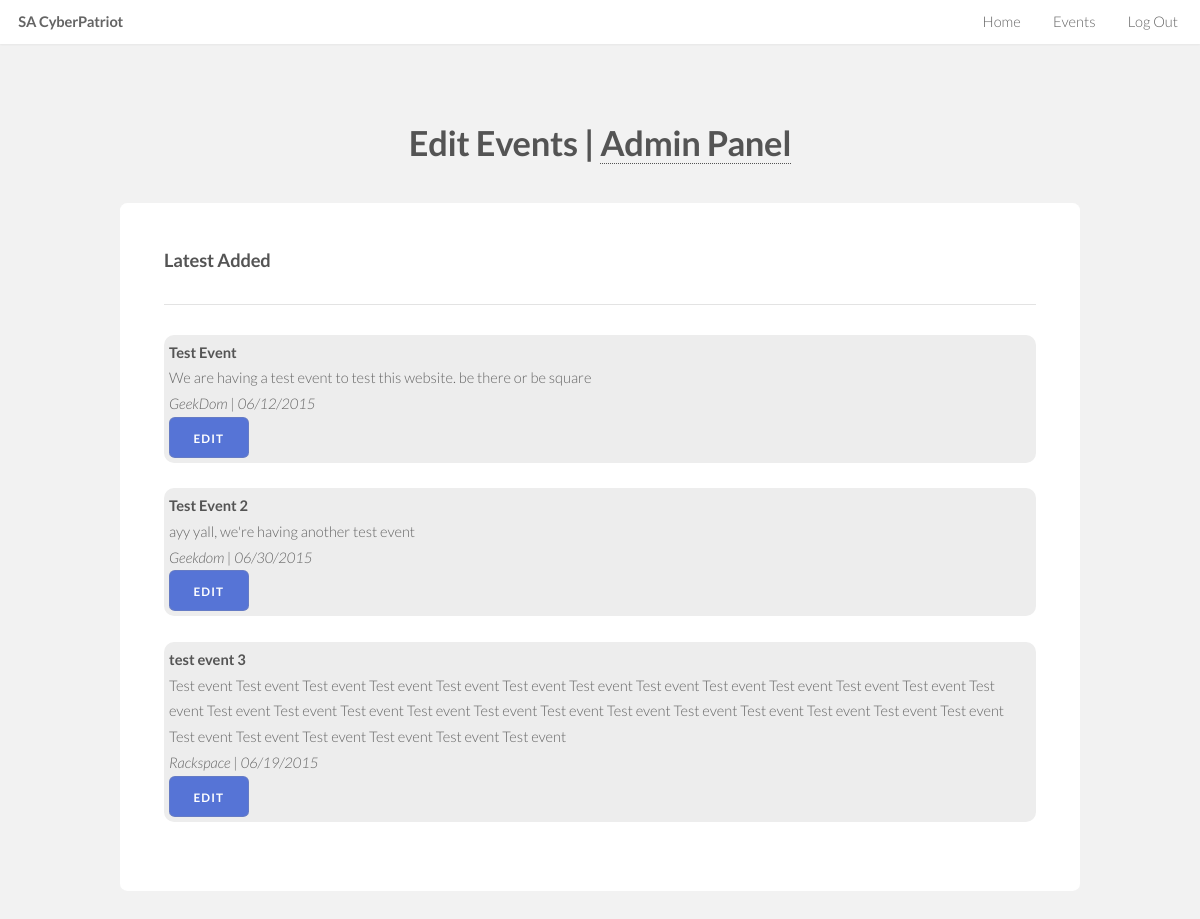
Page /admin/edit_event.php (signed in) on the committed database.
### tables this page shows
CREATE TABLE `events` (
  `event_id` int(255) NOT NULL AUTO_INCREMENT,
  `name` varchar(255) NOT NULL,
  `description` text,
  `location` varchar(255) DEFAULT NULL,
  `date` varchar(255) NOT NULL,
  PRIMARY KEY (`event_id`)
);

### admin/edit_event.php (the view, shortened to what this page needs)
<html>
	<head>
	</head>
	<body>
			<header id="header" class="skel-layers-fixed">
        <h1><a href="index.html">SA CyberPatriot</a></h1>
			<nav id="nav">
				<ul>
					<li><a href="../index.php">Home</a></li>
					<li><a href="../events.php">Events</a></li>
					<li><a href="../login/logout.php">Log Out</a></li>
				</ul>
			</nav>
      </header>
			<section id="main" class="wrapper style1">
				<header class="major">
					<h2>Edit Events | <a href='index.php'>Admin Panel</a></h2>
				</header>
				<div class="container">
						<section id="content">
								<section>
									<h3>Latest Added</h3>
									<hr />
									<?php
									include_once('../includes/database.php');
									$stmt = $mysqli->prepare('SELECT event_id, name, location, date, description FROM events');
                  $stmt->execute();
                  $stmt->bind_result($event_id, $name, $location, $date, $description);
                  $stmt->store_result();
                  while($row = $stmt->fetch()) {
										echo "
											<div class='lesson_edit'>
											<b>$name</b><br>
											$description<br>
                      <i>$location | $date</i>
                      <br>
                      <a href='event_editor.php?id=$event_id' class = 'button special small'>Edit</a>
											</div>
											<br>
										";
              }
									?>
								</section>
						</section>
				</div>
			</section>
	</body>
</html>

### admin/css/style.css (style rules this page uses)
body { background: #fff; }
body, input, select, textarea { color: #646464; font-family: "Lato", Helvetica, sans-serif; font-size: 15pt; font-weight: 300; line-height: 1.75em; }
a { -moz-transition: color 0.2s ease-in-out, border-color 0.2s ease-in-out; -webkit-transition: color 0.2s ease-in-out, border-color 0.2s ease-in-out; -o-transition: color 0.2s ease-in-out, border-color 0.2s ease-in-out; -ms-transition: color 0.2s ease-in-out, border-color 0.2s ease-in-out; transition: color 0.2s ease-in-out, border-color 0.2s ease-in-out; color: #5674D6; text-decoration: none; border-bottom: dotted 1px; }
strong, b { color: #545454; font-weight: 700; }
em, i { font-style: italic; }
h1, h2, h3, h4, h5, h6 { color: #545454; font-weight: 700; line-height: 1em; margin: 0 0 1em 0; letter-spacing: -0.01em; }
h1 a, h2 a, h3 a, h4 a, h5 a, h6 a { color: inherit; text-decoration: none; }
h2 { font-size: 1.75em; line-height: 1.5em; }
h3 { font-size: 1.25em; line-height: 1.5em; }
hr { border: 0; border-bottom: solid 1px rgba(144, 144, 144, 0.25); margin: 2em 0; }
header.major { text-align: center; }
header.major h2 { font-size: 2.35em; }
ul { list-style: disc; margin: 0 0 2em 0; padding-left: 1em; }
ul li { padding-left: 0.5em; }
input[type="submit"], input[type="reset"], input[type="button"], .button { -moz-appearance: none; -webkit-appearance: none; -o-appearance: none; -ms-appearance: none; appearance: none; -moz-transition: background-color 0.2s ease-in-out, color 0.2s ease-in-out; -webkit-transition: background-color 0.2s ease-in-out, color 0.2s ease-in-out; -o-transition: background-color 0.2s ease-in-out, color 0.2s ease-in-out; -ms-transition: background-color 0.2s ease-in-out, color 0.2s ease-in-out; transition: background-color 0.2s ease-in-out, color 0.2s ease-in-out; background-color: transparent; border-radius: 0.5em; border: solid 1px rgba(144, 144, 144, 0.25) !important; color: #545454 !important; cursor: pointer; display: inline-block; font-size: 0.8em; font-weight: 700; height: 3.5em; letter-spacing: 0.1em; line-height: 3.5em; overflow: hidden; padding: 0 2em; text-align: center; text-decoration: none; text-overflow: ellipsis; text-transform: uppercase; white-space: nowrap; }
input[type="submit"].small, input[type="reset"].small, input[type="button"].small, .button.small { font-size: 0.8em; }
input[type="submit"].special, input[type="reset"].special, input[type="button"].special, .button.special { background-color: #5674D6; color: #ffffff !important; }
.wrapper { padding: 5em 0 3em 0; }
.wrapper.style1 { background: #f2f2f2; }
#header { background-color: #fff; box-shadow: 0 1px 2px 0 rgba(0, 0, 0, 0.05); color: inherit; cursor: default; height: 3em; left: 0; line-height: 3em; position: fixed; top: 0; width: 100%; z-index: 10000; }
#header h1 { color: inherit; font-size: 1em; height: inherit; left: 1.25em; line-height: inherit; margin: 0; padding: 0; position: absolute; top: 0; }
#header h1 a { border: 0; }
#header nav { height: inherit; line-height: inherit; position: absolute; right: 1.5em; top: 0; vertical-align: middle; }
#header nav > ul { list-style: none; margin: 0; padding-left: 0; }
#header nav > ul > li { border-radius: 0.5em; display: inline-block; margin-left: 2em; padding-left: 0; }
#header nav > ul > li a { border: 0; color: inherit; display: inline-block; text-decoration: none; }
#header nav > ul > li:first-child { margin-left: 0; }
#main > .container { position: relative; background: #ffffff; border-radius: 0.5em; margin-bottom: 2em; padding: 3em; }
#main > .container > :last-child, #main > .container > :last-child > :last-child, #main > .container > :last-child > :last-child > :last-child { margin-bottom: 0; }
.lesson_edit { border: 1px solid transparent; border-radius:10px; background-color: #ededed; padding: 4px; }

### admin/css/style-xlarge.css (style rules this page uses)
body, input, select, textarea { font-size: 12pt; }

### admin/css/style-large.css (style rules this page uses)
body, input, select, textarea { font-size: 11pt; }

### rows in the picture
events: name "Test Event", description "We are having a test event to test this website. be there or be square", location "GeekDom", date "06/12/2015"
events: name "Test Event 2", description "ayy yall, we're having another test event", location "Geekdom", date "06/30/2015"
events: name "test event 3", description "Test event Test event Test event Test event Test event Test event Test event Test event Test event Test event Test event Test event Test event Test event Test event Test event Test event Test event Test event Test event Test event Test event Test event Test event Test event Test event Test event Test event Test event Test event Test event", location "Rackspace", date "06/19/2015"
